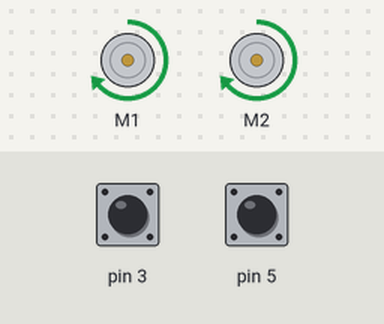
A sketch run on a simulated Arduino Uno, built with avr-gcc and run on an emulated ATmega328P. Shown: 2 × DC motor (green arrow = forward, orange = backward, longer = faster). The test bench sets the inputs (shaded band); at power-on: pin 3 LOW, pin 5 LOW. What the sketch prints to the serial monitor is not drawn.

Above: at 1.2 s.
1.3 s: pin 3 driven HIGH
At 2.5 s:
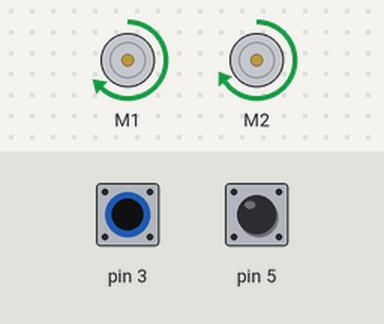
2.8 s: pin 3 driven LOW
At 3.6 s:
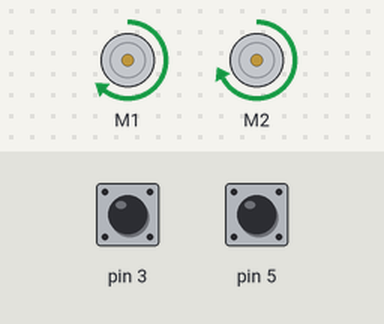
4.3 s: pin 5 driven HIGH
At 4.8 s:
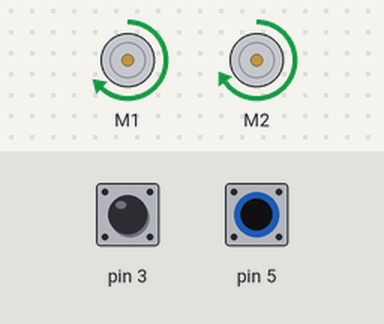
5.8 s: pin 3 pulsed HIGH 5 times (0.12 s each, 0.3 s apart)
At 6.01 s:
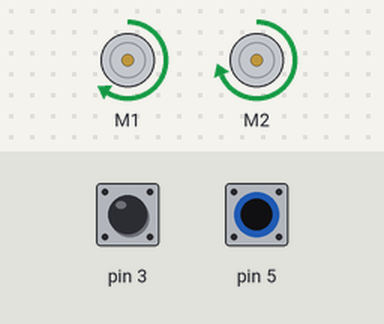
8.8 s: pin 5 pulsed LOW 5 times (0.12 s each, 0.3 s apart)
At 9.91 s:
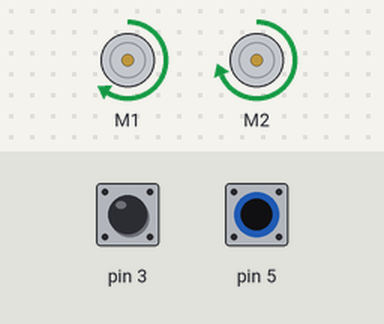
Timing chart, 0 to 11.8 s (numbered marks = the images above; inputs shaded):
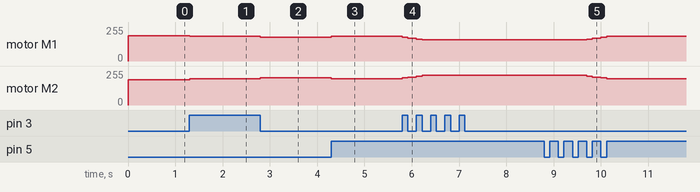

The sketch:

main_code.ino
```cpp
#include "Arduino.h"
#include "Constant.h"
#include "PinChangeInterrupt.h"
#include "MotionController.h"

MotionController* MC;

void setup() {
  attachPCINT(digitalPinToPinChangeInterrupt(Constant::M1EC), MotionController::leftEncodeCountInc, CHANGE);
  attachPCINT(digitalPinToPCINT(Constant::M2EC), MotionController::rightEncodeCountInc, CHANGE);
  //Serial comm to show encoder
  Serial.begin(115200);
  Serial.println("Dual VNH5019 Motor Shield");

   MC = new MotionController();

   /*
   MC->move(FOWARD);
   delay(100);
   MC->turn(RIGHT);
   delay(100);
   MC->move(FOWARD);
   delay(100);
   MC->turn(LEFT);
   delay(100);
   MC->move(FOWARD);
   delay(100);
   MC->turn(RIGHT);
   delay(100);
   MC->move(FOWARD);
   delay(100);
   MC->turn(LEFT);
   delay(100);
   MC->move(FOWARD);
    delay(100);
   MC->move(FOWARD);
   */
}

void loop() {
   MC->moveTest();
}
```

Constant.h
```cpp
#ifndef Constant_h
#define Constant_h

#include "Arduino.h"

class Constant
{
	public:

		//DEBUG Constrain
		static const bool isDebug = false;


		//PID Tuning Constants
		//*NOTE* ONLY POSITIVE NUMERICAL ALLOW
		//Nearly Perfect PD Controller
		static constexpr double Kp = 10;
		//static constexpr double Ki = 0.0;
		static constexpr double Kd = 0.3;

		//Pins Configuration
		//Digital Pins
		//Motor 1 : Left Motor, Motor 2 :Right Motor
		//Digital Pin 0 - Serial RX
		//Digital Pin 1 - Serial TX
		//Digital Pin 2 - M1INA, Motor 1 Direction Input A
		//Digital Pin 3 - M1EA, Motor 1 Encoder Pulse A
		static const unsigned char M1EC = 3;
		//Digital Pin 4 - M1NB, Motor 1 Direction Input B
		//Digital Pin 5 - M2EA, Motor 2 Encoder Pulse B
		static const unsigned char M2EC = 5;
		//Digital Pin 6  - M1EN/DIAG, Motor 1 enable input/fault output
		//Digital Pin 7 - M2INA, Motor 2 Direction Input A
		//Digital Pin 8 - M2INB, Motor 2 Direction Input B
		//Digital Pin 9 - M1PWM, Motor 1 Speed Input
		//Digital Pin 10 - M2PWM, Motor 2 Speed Input
		//Digital Pin 11 - Nil

		//Digital Pin 12 - M2EN/DIAG, Motor 2 enable input/fault output
		//Digital Pin 13 - Nil

		//Analog Pins
		//Analog Pin 0 - Front mid Short Range RF sensor
		static const unsigned char FMRF = A0;
		//Analog Pin 1 - Front left Short Range RF sensor
		static const unsigned char FLRF = A1;
		//Analog Pin 2 - Front right Short Range RF sensor
		static const unsigned char FRRF = A2;
		//Analog Pin 3 - Left top Short Range RF Sensor
		static const unsigned char LTRF = A3;
		//Analog Pin 4 - Left bottom Short Range RF Sensor
		static const unsigned char LBRF = A4;
		//Analog Pin 5 - Right Long Range RF Sensor
		static const unsigned char RRF = A5;


	    //Encoder Tick counts
		//90 degree right and left
		static const long rightTurnTick = 745;
	    static const long leftTurnTick = 742;
		//One Grid - 10cm
		static const long fowardTick = 537;
		//Not tuned
		static const long backWardTick = 500;

};

#endif
```

MotionController.cpp
```cpp
#include "MotionController.h"

long MotionController::MLCount = 0;
long MotionController::MRCount = 0;
long MotionController::distanceTick = 0;
long MotionController::count = 0;
bool MotionController::reached = false;

//Constructor
MotionController::MotionController()
{
	//Init Interrupt


	this->motorShield.init();
	MotionController::initPid();
	//Max speed is 350
	speed = 300;
}

//Initialise Functions
void MotionController::initPid()
{
	//This PID is to let the wheel go in the same pace (straight)
	this->pid = new PID(&(this->MLCount), &(this->differenceOutput), &(this->MRCount),
		Constant::Kp,  Constant::Kd);

	//Output lim out PID to +-50, hence max speed is 350
	this->pid->SetOutputLimits(-50, 50);

	this->pid->SetMode(START);
}

void MotionController::moveInitialise(long distanceTick)
{
	MotionController::MLCount = 0;
	MotionController::MRCount = 0;
	MotionController::distanceTick = distanceTick;
	MotionController::reached = false;
}

void MotionController::move(bool direction)
{
	MotionController::moveInitialise(direction ? Constant::fowardTick : Constant::backWardTick);

	if (direction == FOWARD)
	{
		while (true)
		{
			this->pid->Compute();
			motorShield.setSpeeds(speed + differenceOutput, speed - differenceOutput);
			if (reached)
				break;
        printTest();
		}
	}
	else
	{
		while (true)
		{
			this->pid->Compute();
			motorShield.setSpeeds(-speed - differenceOutput, -speed + differenceOutput);
			if (reached)
				break;
		}
	}

	motorShield.setBrakes(387, 400);
}

void MotionController::turn(bool direction)
{
	MotionController::moveInitialise(direction?Constant::rightTurnTick:Constant::leftTurnTick);

	if (direction == RIGHT)
	{
		while (true)
		{
			this->pid->Compute();
			motorShield.setSpeeds(speed + differenceOutput, -speed + differenceOutput);
			if (reached)
				break;
        printTest();
		}
	}
	else
	{
		while (true)
		{
			this->pid->Compute();
			motorShield.setSpeeds(-speed - differenceOutput, +speed - differenceOutput);
			if (reached)
				break;
        printTest();
		}
	}
  motorShield.setBrakes(387, 400);
}


//Encoder Interrupt Function
void MotionController::leftEncodeCountInc()
{
	MotionController::MLCount++;
	if (MLCount >= distanceTick)
	  reached = true;
}

void MotionController::rightEncodeCountInc()
{
	MotionController::MRCount++;
}


//For Debuging
//For PID
void MotionController::moveTest()
{
	this->pid->Compute();
	motorShield.setSpeeds(speed + differenceOutput, speed - differenceOutput);

	if (MotionController::MLCount == MotionController::MRCount)
		MotionController::count++;
	Serial.print(MotionController::MLCount);
	Serial.print(',');
	Serial.print(MotionController::MRCount);
	Serial.print(',');
	Serial.print(differenceOutput);
	Serial.print(',');
	Serial.println(MotionController::count);
}

//General Debuging method
void MotionController::printTest()
{
	Serial.print(MotionController::MLCount);
	Serial.print(',');
	Serial.print(MotionController::MRCount);
	Serial.print(',');
	Serial.print(MotionController::distanceTick);
	Serial.print(',');
	Serial.println(MotionController::reached);

}
```

MotionController.h
```cpp
#ifndef MotionController_h
#define MotionController_h

#include "Arduino.h"
#include "Constant.h"
#include "PID.h"
#include <PinChangeInterrupt.h>
#include <DualVNH5019MotorShield.h>

class MotionController
{
public:
	//Move Direction
	#define FOWARD true
	#define BACKWARD false

	//Turn Direction
	#define RIGHT true
	#define LEFT false

	//Constructor
	MotionController();

	//Motion
	void move(bool direction);
	void turn(bool direction);

	//MLCount - Motor Left Encoder Count, MRCount - Motor Right Encoder Count
	static long MLCount, MRCount;

	//Motor Current Shield lib
	DualVNH5019MotorShield motorShield;

	//Encoder Interrupt Update
	static void leftEncodeCountInc();
	static void rightEncodeCountInc();

	//Method to Tune PID
	void moveTest();

private:

	//PID to make the motor go straight
	//Left and Right Motor Encoder Count
	PID* pid;

	long differenceOutput , speed;
	static long distanceTick, count;
	static bool reached;

	//Setting variable to get ready to move
	void moveInitialise(long distanceTick);

	//Initialise PID
	void initPid();

	//Method to debug
	void printTest();
};
#endif
```

PID.cpp
```cpp
#include "PID.h"

PID::PID(long* input, long* output, long* setPoint,
	double Kp, double Kd)
{
	this->input = input;
	this->output = output;
	this->setPoint = setPoint;
	this->isStarted = false;

	PID::SetTuningParams(Kp, Kd);
}

//Using Ziegler-Nichols Tuning Formula for Discrete PID Tuning
bool PID::Compute()
{
	if (!this->isStarted) return false;
		/*Compute all the working error variables*/
		double input = *(this->input);
		double error = *(this->setPoint) - input;

		double dInput = (input - this->lastInput);


		/*Compute PID Output*/
		double computeOtput = this->Kp * error  - this->Kd * dInput;

		if (computeOtput > outMax) computeOtput = outMax;
		else if (computeOtput < outMin) computeOtput = outMin;

		*(this->output) = computeOtput;

		/*Save some variables for next time*/
		this->lastInput = input;

		return true;

}

void PID::SetTuningParams(double Kp, double Kd)
{
	if (Kp<0  || Kd<0) return;

	this->Kp = Kp;
	this->Kd = Kd;
}

void PID::SetOutputLimits(double outMin, double outMax)
{
	if (outMin >= outMax) return;
	this->outMin = outMin;
	this->outMax = outMax;

	if (this->isStarted)
	{
		if (*(this->output) > outMax)
			*(this->output) = outMax;
		else if (*(this->output) < outMin)
			*(this->output) = outMin;

	}
}


void PID::SetMode(bool Mode)
{
	if (Mode == !this->isStarted)
		PID::Initialize();
	this->isStarted = Mode;
}

void PID::Initialize()
{
	// Get the previous input term for integral
	this->lastInput = *output;

}
```

PID.h
```cpp
#ifndef PID_h
#define PID_h

#include "Arduino.h"

class  PID
{
	public:

		//Function Mode
		#define START true
		#define STOP false

		//Constructor for PID
		PID(long* input, long* output, long* setPoint,
			const double Kp, const double Kd);

		//Preforms the calculation, get called in the main loop
		bool Compute();

		//More for setup
		//Set Kp, Ki and Kd
		void SetTuningParams(double Kp,  double Kd);

		//Sett the output limit of the PID
		void SetOutputLimits(double outMin, double outMax);

		//Set PID to Auto - 1 or Manual - 0
		void SetMode(bool Mode);


	private:
		//Start the PID
		void Initialize();

		//(P)ropotional Tuning Parameter
		double Kp;
		//(I)ntegral Tuning Parameter
		double Ki;
		//(D)erivative Tuning Parameter
		double Kd;

		//Pointers to the Current Input,
		//Current Output and
		//Pre set Setpoint Variables
		long *input;
		long *output;
		long *setPoint;

		//Min and Max output of the PID
		double outMin, outMax;

		//Time Tracking
		unsigned long lastTime;

		//Variable for Derivative
		long lastInput;

		//Indicate is the PID started
		bool isStarted;

};
#endif
```

Measured:
- after the input at 1.3 s, motor M1: forward 191/255 → forward 184/255 at once; motor M2: forward 191/255 → forward 197/255 at once
- after the input at 2.8 s, motor M1: forward 184/255 → forward 178/255 at once; motor M2: forward 197/255 → forward 204/255 at once
- after the input at 4.3 s, motor M1: forward 178/255 → forward 184/255 at once; motor M2: forward 204/255 → forward 197/255 at once
- after the input at 5.8 s, motor M1: forward 184/255 → forward 178/255 at once, → forward 172/255 0.12 s later, → forward 165/255 0.18 s later, → forward 159/255 0.12 s later; motor M2: forward 197/255 → forward 204/255 at once, → forward 210/255 0.12 s later, → forward 216/255 0.18 s later, → forward 223/255 0.12 s later
- after the input at 8.8 s, motor M1: forward 159/255 → forward 165/255 after 0.90 s, → forward 172/255 0.12 s later, → forward 178/255 0.18 s later, → forward 184/255 0.12 s later; motor M2: forward 223/255 → forward 216/255 after 0.90 s, → forward 210/255 0.12 s later, → forward 204/255 0.18 s later, → forward 197/255 0.12 s later
